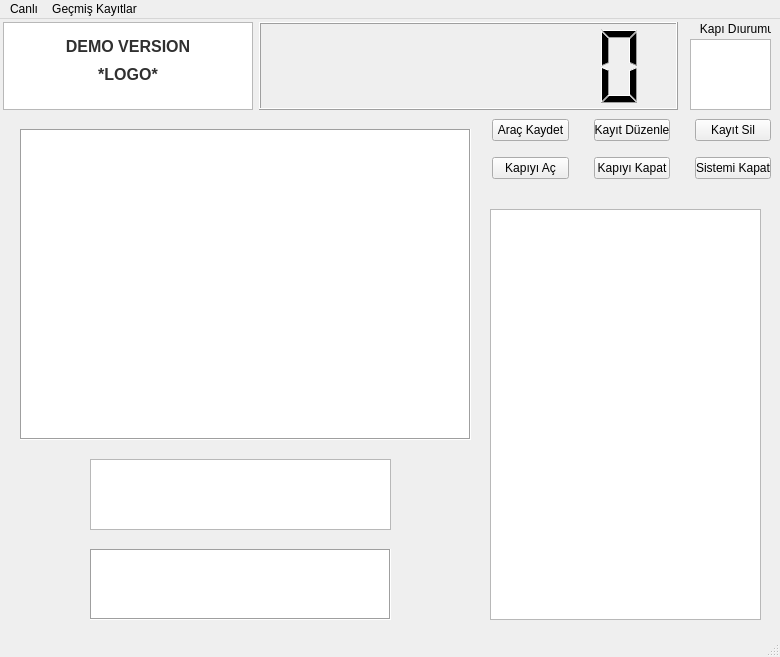
<?xml version="1.0" encoding="UTF-8"?>
<ui version="4.0">
 <class>MainWindow</class>
 <widget class="QMainWindow" name="MainWindow">
  <property name="geometry">
   <rect>
    <x>0</x>
    <y>0</y>
    <width>780</width>
    <height>657</height>
   </rect>
  </property>
  <property name="sizePolicy">
   <sizepolicy hsizetype="Fixed" vsizetype="Preferred">
    <horstretch>0</horstretch>
    <verstretch>0</verstretch>
   </sizepolicy>
  </property>
  <property name="minimumSize">
   <size>
    <width>0</width>
    <height>0</height>
   </size>
  </property>
  <property name="windowTitle">
   <string>DEMO VERSION</string>
  </property>
  <property name="dockOptions">
   <set>QMainWindow::AllowTabbedDocks|QMainWindow::AnimatedDocks</set>
  </property>
  <widget class="QWidget" name="centralwidget">
   <widget class="QWidget" name="horizontalLayoutWidget">
    <property name="geometry">
     <rect>
      <x>0</x>
      <y>0</y>
      <width>681</width>
      <height>91</height>
     </rect>
    </property>
    <layout class="QHBoxLayout" name="horizontalLayout">
     <property name="leftMargin">
      <number>3</number>
     </property>
     <property name="topMargin">
      <number>3</number>
     </property>
     <property name="rightMargin">
      <number>3</number>
     </property>
     <item>
      <widget class="QTextBrowser" name="textBrowser">
       <property name="maximumSize">
        <size>
         <width>250</width>
         <height>250</height>
        </size>
       </property>
       <property name="lineWrapMode">
        <enum>QTextEdit::WidgetWidth</enum>
       </property>
       <property name="html">
        <string>&lt;!DOCTYPE HTML PUBLIC &quot;-//W3C//DTD HTML 4.0//EN&quot; &quot;http://www.w3.org/TR/REC-html40/strict.dtd&quot;&gt;
&lt;html&gt;&lt;head&gt;&lt;meta name=&quot;qrichtext&quot; content=&quot;1&quot; /&gt;&lt;style type=&quot;text/css&quot;&gt;
p, li { white-space: pre-wrap; }
&lt;/style&gt;&lt;/head&gt;&lt;body style=&quot; font-family:'MS Shell Dlg 2'; font-size:8.25pt; font-weight:400; font-style:normal;&quot;&gt;
&lt;p align=&quot;center&quot; style=&quot; margin-top:0px; margin-bottom:0px; margin-left:0px; margin-right:0px; -qt-block-indent:0; text-indent:0px;&quot;&gt;&lt;span style=&quot; font-size:18pt; font-weight:600; color:#303030; vertical-align:sub;&quot;&gt;DEMO VERSION&lt;/span&gt;&lt;/p&gt;
&lt;p align=&quot;center&quot; style=&quot; margin-top:0px; margin-bottom:0px; margin-left:0px; margin-right:0px; -qt-block-indent:0; text-indent:0px;&quot;&gt;&lt;span style=&quot; font-size:18pt; font-weight:600; color:#303030; vertical-align:sub;&quot;&gt;*LOGO*&lt;/span&gt;&lt;/p&gt;&lt;/body&gt;&lt;/html&gt;</string>
       </property>
       <property name="tabStopWidth">
        <number>80</number>
       </property>
      </widget>
     </item>
     <item>
      <widget class="QLCDNumber" name="lcdClock">
       <property name="locale">
        <locale language="Thai" country="Thailand"/>
       </property>
       <property name="digitCount">
        <number>8</number>
       </property>
       <property name="intValue" stdset="0">
        <number>0</number>
       </property>
      </widget>
     </item>
    </layout>
   </widget>
   <widget class="QWidget" name="verticalLayoutWidget">
    <property name="geometry">
     <rect>
      <x>492</x>
      <y>90</y>
      <width>279</width>
      <height>80</height>
     </rect>
    </property>
    <layout class="QVBoxLayout" name="verticalLayout">
     <item>
      <layout class="QHBoxLayout" name="horizontalLayout_2">
       <property name="spacing">
        <number>25</number>
       </property>
       <property name="rightMargin">
        <number>0</number>
       </property>
       <item>
        <widget class="QPushButton" name="pushButton_1">
         <property name="cursor">
          <cursorShape>PointingHandCursor</cursorShape>
         </property>
         <property name="text">
          <string>Araç Kaydet</string>
         </property>
        </widget>
       </item>
       <item>
        <widget class="QPushButton" name="pushButton_2">
         <property name="cursor">
          <cursorShape>PointingHandCursor</cursorShape>
         </property>
         <property name="text">
          <string>Kayıt Düzenle</string>
         </property>
        </widget>
       </item>
       <item>
        <widget class="QPushButton" name="pushButton_3">
         <property name="cursor">
          <cursorShape>PointingHandCursor</cursorShape>
         </property>
         <property name="text">
          <string>Kayıt Sil</string>
         </property>
        </widget>
       </item>
      </layout>
     </item>
     <item>
      <layout class="QHBoxLayout" name="horizontalLayout_3">
       <property name="spacing">
        <number>25</number>
       </property>
       <item>
        <widget class="QPushButton" name="pushButton_4">
         <property name="cursor">
          <cursorShape>PointingHandCursor</cursorShape>
         </property>
         <property name="text">
          <string>Kapıyı Aç</string>
         </property>
        </widget>
       </item>
       <item>
        <widget class="QPushButton" name="pushButton_5">
         <property name="cursor">
          <cursorShape>PointingHandCursor</cursorShape>
         </property>
         <property name="text">
          <string>Kapıyı Kapat</string>
         </property>
        </widget>
       </item>
       <item>
        <widget class="QPushButton" name="pushButton_6">
         <property name="cursor">
          <cursorShape>PointingHandCursor</cursorShape>
         </property>
         <property name="text">
          <string>Sistemi Kapat</string>
         </property>
        </widget>
       </item>
      </layout>
     </item>
    </layout>
   </widget>
   <widget class="QTableView" name="tableView">
    <property name="geometry">
     <rect>
      <x>490</x>
      <y>190</y>
      <width>271</width>
      <height>411</height>
     </rect>
    </property>
    <property name="lineWidth">
     <number>0</number>
    </property>
   </widget>
   <widget class="QGraphicsView" name="graphicsViewCamera">
    <property name="geometry">
     <rect>
      <x>20</x>
      <y>110</y>
      <width>451</width>
      <height>311</height>
     </rect>
    </property>
    <property name="frameShape">
     <enum>QFrame::Box</enum>
    </property>
   </widget>
   <widget class="QGraphicsView" name="graphicsView_1">
    <property name="geometry">
     <rect>
      <x>90</x>
      <y>440</y>
      <width>301</width>
      <height>71</height>
     </rect>
    </property>
    <property name="frameShape">
     <enum>QFrame::StyledPanel</enum>
    </property>
   </widget>
   <widget class="QTextBrowser" name="textBrowser_2">
    <property name="geometry">
     <rect>
      <x>90</x>
      <y>530</y>
      <width>301</width>
      <height>71</height>
     </rect>
    </property>
    <property name="frameShape">
     <enum>QFrame::Box</enum>
    </property>
   </widget>
   <widget class="QGraphicsView" name="graphicsView_2">
    <property name="geometry">
     <rect>
      <x>690</x>
      <y>20</y>
      <width>81</width>
      <height>71</height>
     </rect>
    </property>
    <property name="sizePolicy">
     <sizepolicy hsizetype="Fixed" vsizetype="Fixed">
      <horstretch>0</horstretch>
      <verstretch>0</verstretch>
     </sizepolicy>
    </property>
    <property name="verticalScrollBarPolicy">
     <enum>Qt::ScrollBarAlwaysOff</enum>
    </property>
    <property name="horizontalScrollBarPolicy">
     <enum>Qt::ScrollBarAlwaysOff</enum>
    </property>
   </widget>
   <widget class="QLabel" name="label">
    <property name="geometry">
     <rect>
      <x>690</x>
      <y>0</y>
      <width>81</width>
      <height>20</height>
     </rect>
    </property>
    <property name="text">
     <string>   Kapı Dıurumu</string>
    </property>
   </widget>
  </widget>
  <widget class="QStatusBar" name="statusbar"/>
  <widget class="QMenuBar" name="menuBar">
   <property name="geometry">
    <rect>
     <x>0</x>
     <y>0</y>
     <width>780</width>
     <height>21</height>
    </rect>
   </property>
   <widget class="QMenu" name="menuCanli">
    <property name="title">
     <string>Canlı</string>
    </property>
   </widget>
   <widget class="QMenu" name="menuGecmisKayitlar">
    <property name="title">
     <string>Geçmiş Kayıtlar</string>
    </property>
   </widget>
   <addaction name="menuCanli"/>
   <addaction name="menuGecmisKayitlar"/>
  </widget>
 </widget>
 <resources/>
 <connections/>
</ui>
